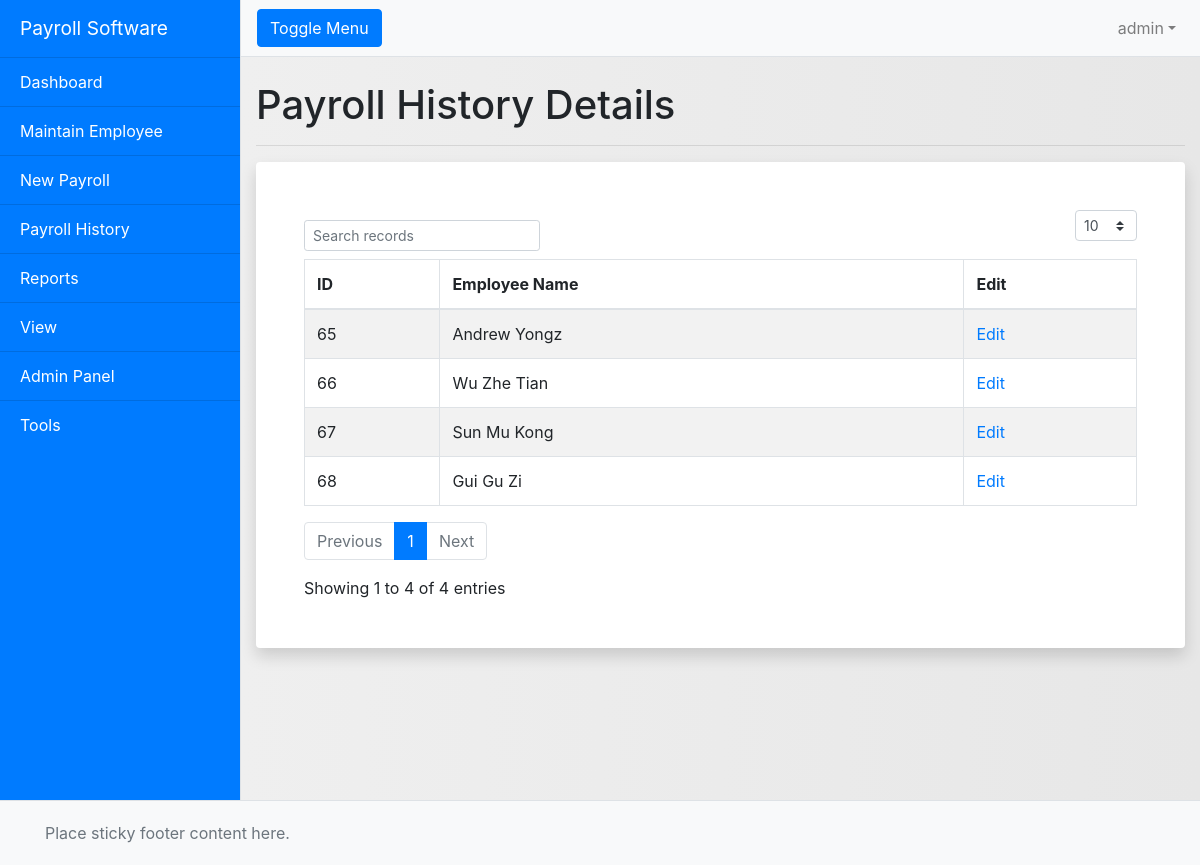
Page /historydetails.php?month=6&year=2020 (signed in) on the committed database.
### tables this page shows
CREATE TABLE `process_payroll` (
  `process_payroll_id` int(11) NOT NULL,
  `emp_id` int(11) NOT NULL,
  `epf_formula_id` int(11) DEFAULT NULL,
  `socso_formula_id` int(11) DEFAULT NULL,
  `eis_formula_id` int(11) DEFAULT NULL,
  `process_payroll_process_date` date NOT NULL,
  `process_payroll_from` date NOT NULL,
  `process_payroll_to` date NOT NULL,
  `process_payroll_desc_1` varchar(255) NOT NULL,
  `process_payroll_desc_2` varchar(255) NOT NULL,
  `process_payroll_ref_1` varchar(255) NOT NULL,
  `process_payroll_ref_2` varchar(255) NOT NULL,
  `process_payroll_wage` double(11,2) NOT NULL,
  `process_payroll_allowance` double(11,2) NOT NULL,
  `process_payroll_deduction` double(11,2) NOT NULL,
  `process_payroll_overtime` double(11,2) NOT NULL,
  `process_payroll_commission` double(11,2) NOT NULL,
  `process_payroll_claims` double(11,2) NOT NULL,
  `process_payroll_director_fees` double(11,2) NOT NULL,
  `process_payroll_bonus` double(11,2) NOT NULL,
  `process_payroll_others` double(11,2) NOT NULL,
  `process_payroll_advance_paid` double(11,2) NOT NULL,
  `process_payroll_loan` double(11,2) NOT NULL,
  `process_adhoc_deduction` double(11,2) NOT NULL,
  `process_payroll_unpaid_leave` double(11,2) NOT NULL,
  `process_payroll_advance_deduct` double(11,2) NOT NULL,
  `epf_employee_deduction` double(11,2) NOT NULL,
  `socso_employee_deduction` double(11,2) NOT NULL,
  `eis_employee_deduction` double(11,2) NOT NULL,
  `epf_employer_deduction` double(11,2) NOT NULL,
  `socso_employer_deduction` double(11,2) NOT NULL,
  `eis_employer_deduction` double(11,2) NOT NULL,
  `process_payroll_gross_pay` double(11,2) NOT NULL,
  `process_payroll_gross_deduction` double(11,2) NOT NULL,
  `process_payroll_gross_net` double(11,2) NOT NULL,
  `process_payroll_adjustment` double(11,2) NOT NULL,
  `process_payroll_net_pay` double(11,2) NOT NULL,
  `data_created_date` date NOT NULL,
  `data_edited_date` date NOT NULL,
  `process_payroll_process_month` varchar(255) NOT NULL,
  `process_payroll_process_year` varchar(255) NOT NULL,
  `socso_employee_contribution` double(11,2) NOT NULL
);

CREATE TABLE `employee_info` (
  `emp_id` int(11) NOT NULL,
  `emp_display_id` varchar(255) NOT NULL,
  `emp_full_name` varchar(255) NOT NULL,
  `emp_gender` varchar(50) NOT NULL,
  `emp_dob` date NOT NULL,
  `emp_email` varchar(255) NOT NULL,
  `emp_address` varchar(255) NOT NULL,
  `emp_mobile` varchar(255) NOT NULL,
  `emp_telephone` varchar(255) NOT NULL,
  `emp_ic` varchar(255) NOT NULL,
  `emp_passport` varchar(255) NOT NULL,
  `emp_immigration` varchar(255) NOT NULL,
  `emp_title` varchar(255) NOT NULL,
  `emp_wages` double(11,2) NOT NULL,
  `emp_payment_method` varchar(255) NOT NULL,
  `emp_bank_name` varchar(255) NOT NULL,
  `emp_account` varchar(255) NOT NULL,
  `emp_health_status` varchar(255) DEFAULT NULL,
  `emp_martial_status` varchar(255) NOT NULL,
  `emp_spouse_status` varchar(255) DEFAULT NULL,
  `emp_epf` varchar(255) NOT NULL,
  `emp_socso` varchar(255) NOT NULL,
  `emp_socso_type` varchar(255) NOT NULL,
  `emp_eis_type` varchar(255) NOT NULL,
  `emp_join_date` date NOT NULL,
  `emp_confirm_date` date NOT NULL,
  `emp_resign_date` date NOT NULL,
  `emp_total_allowance` double NOT NULL,
  `emp_total_deduction` double NOT NULL,
  `data_created_date` date NOT NULL,
  `data_edited_date` date NOT NULL
);

### historydetails.php (the view, shortened to what this page needs)
<?php
    include "conn.php";
    $get_month = $_GET["month"];
    $get_year = $_GET["year"];
?>
<!DOCTYPE html>
<html lang="en">
<head>
<?php include "all_css.php"; ?>
</head>
<body>
<div class="d-flex" id="wrapper">
<?php include "sidebar.php"; ?>
<div id="page-content-wrapper">
<?php include "navbar.php"; ?>
<div class="container-fluid">
<h1 class="mt-4">Payroll History Details</h1>
<hr>
    <div class="p-5 bg-white rounded shadow mb-5">
        <div class="table-responsive">
            <table id="example" class="table table-striped table-bordered">
                <thead>
                    <tr>
                        <th>ID</th>
                        <th>Employee Name</th>
                        <th>Edit</th>
                    </tr>
                </thead>
            <tbody>
            <?php
            $select_all_sql = mysqli_query($conn, "SELECT process_payroll.*, employee_info.* FROM process_payroll INNER JOIN employee_info ON process_payroll.emp_id = employee_info.emp_id WHERE process_payroll_process_month = '$get_month' AND process_payroll_process_year = '$get_year'");
            while($data = mysqli_fetch_assoc($select_all_sql)){
            $process_id = $data["process_payroll_id"];
            echo "<tr>";
            echo "<td>" . $data["emp_id"] . "</td>";
            echo "<td>" . $data["emp_full_name"] . "</td>";
            echo "<td>" . '<a href="edithistory.php?pid=' . $process_id . '">Edit</a>' . "</td>";
            echo "</tr>";
            }
            ?>
            </tbody>
            </table>
        </div>
    </div>
</div>
</div>
</div>
<?php include "footer.php"; ?>
</body>
</html>

### rows in the picture
process_payroll: emp.emp_id "65", emp.emp_full_name "Andrew Yongz"
process_payroll: emp.emp_id "66", emp.emp_full_name "Wu Zhe Tian"
process_payroll: emp.emp_id "67", emp.emp_full_name "Sun Mu Kong"
process_payroll: emp.emp_id "68", emp.emp_full_name "Gui Gu Zi"

### other values in the picture
$username "admin"
